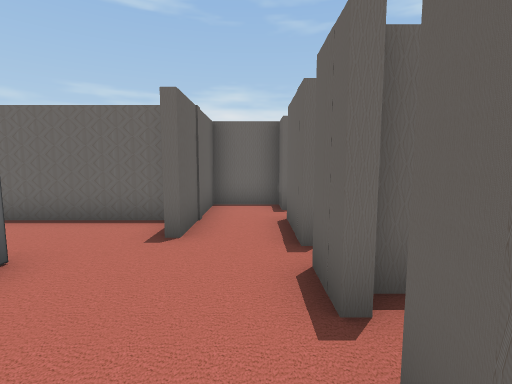
view 1 (above)

16 first-person views from a walk through a 3-D level made in the Unity game engine. The camera is 1.2 m above the floor, tilts 6° down and sees 85° across. The floor is counted in squares, 1 m on a side. Each view is taken from the middle of a square. On the plan, view 1 faces up. The plan holds only what a view shows up to about 13 squares ahead; the rest is blank. The player character is not drawn. Door leaves are left out, so doorways stand open. Some surface patterns are stand-ins.

view 2
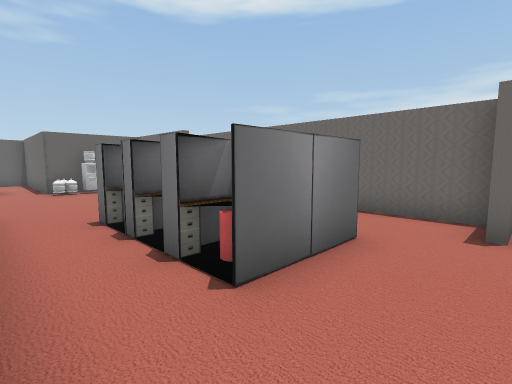

view 3
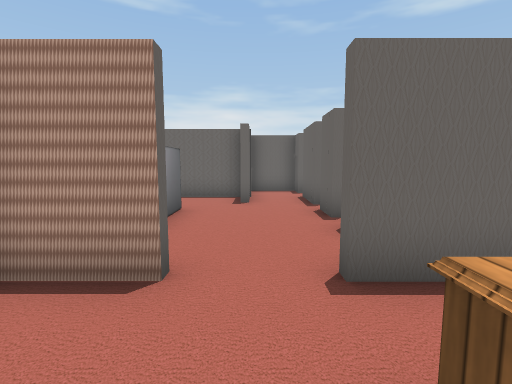

view 4
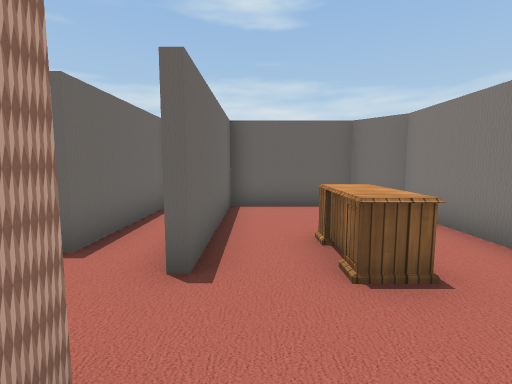

view 5
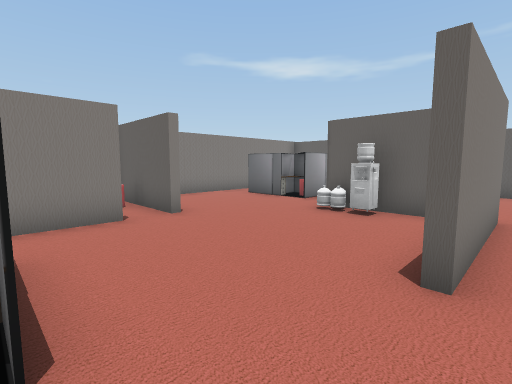

view 6
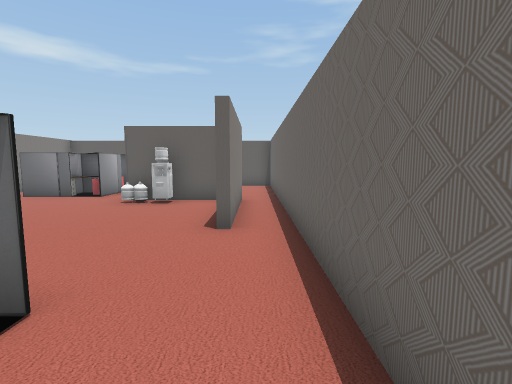

view 7
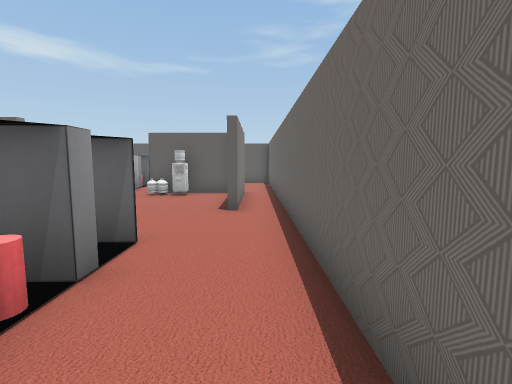

view 8
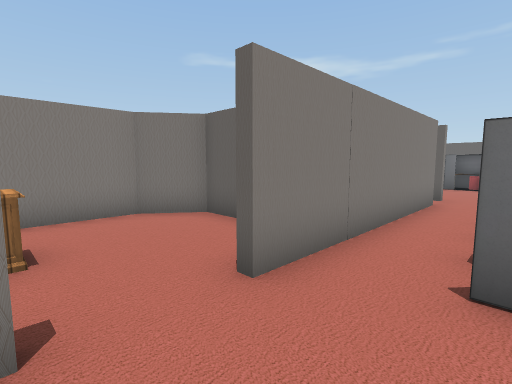

view 9
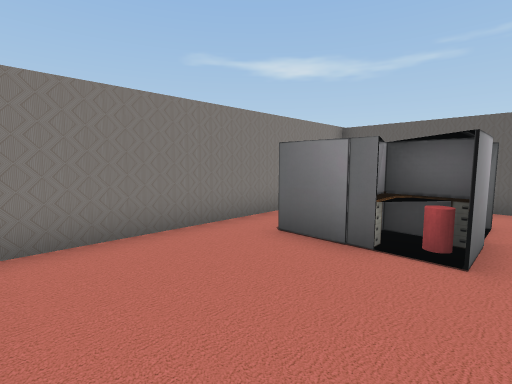

view 10
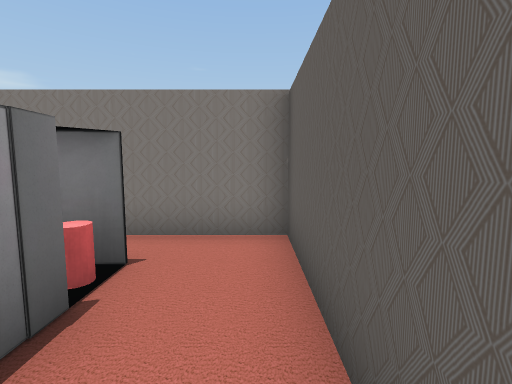

view 11
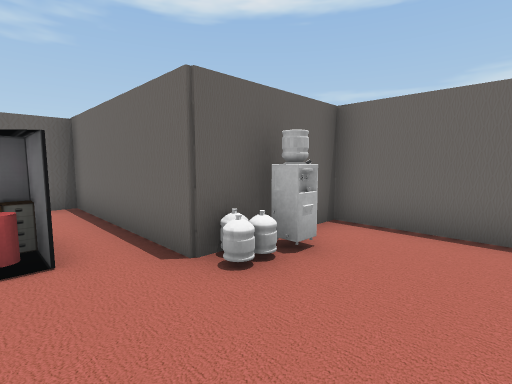

view 12
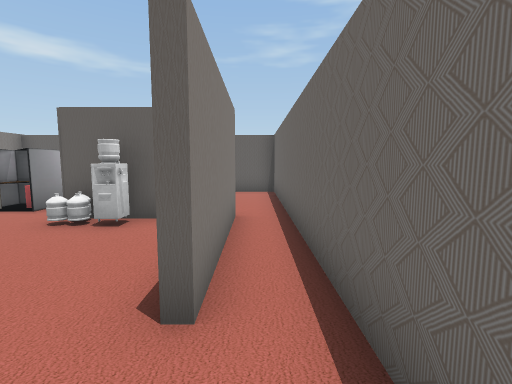

view 13
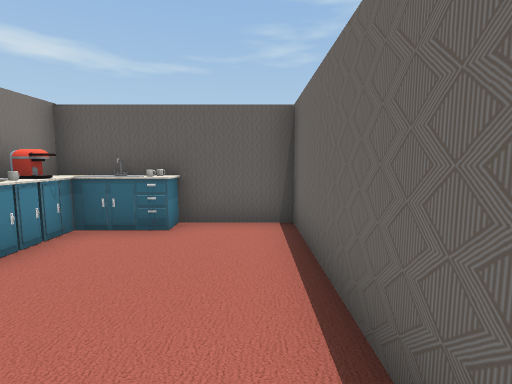

view 14
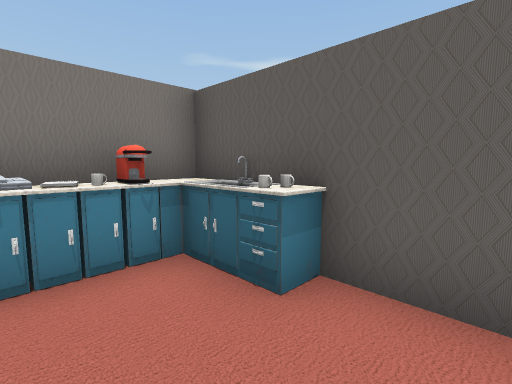

view 15
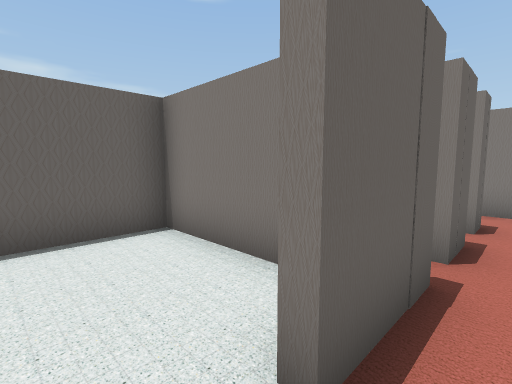

view 16
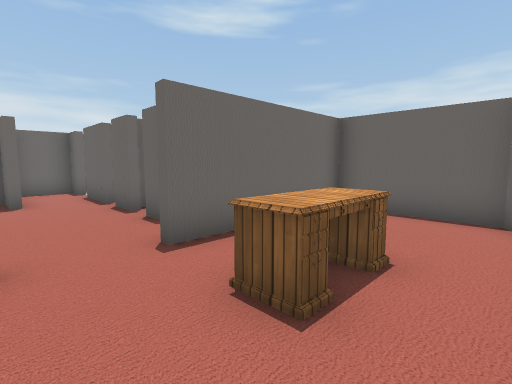

### Floor plan
Points are (right, up) in squares from view 1. A wall is a line through its corners. A room is listed if a view was taken in it or the views show most of it. See-through windows are left out.
Room 1 (views 1, 5, 6, 7, 8, 9, 10, 11, 12, 13, 15)
walls: (-9.1, -1) (-1.9, -1); (-11.1, 4.3) (-14, 4.3) (-14, 0.8) (-16.5, 0.8); (-14.2, 4.5) (-9.9, 4.5); (-1.5, 4.4) (-1.5, 5.8) (-14.5, 5.8); (-0.1, -1) (0.9, -1); (-18.4, 0.8) (-19.5, 0.8) (-19.5, -4.6) (-11.1, -4.6); (0.7, 2) (0.7, 3.2); (0.7, 3.9) (0.7, 6); (0.7, 7) (0.7, 7.9) (-1.2, 7.9) (-1.2, 4.4); (4.5, 0.5) (0.7, 0.5) (0.7, 1.2)
ways out: opening at (-1, -1) to room 2; opening at (-14, 5) to room 3; open door at (-9.5, -1); gap at (1, 6.5); gap at (5, 0)
objects: other object (-18, 1); other object (-17, -3); other object (-17, -2) to (-16, -1); other object (-17, -1); other object (-17, 1) to (-17, 2); other object (-16, -3); other object (-15, -2); other object (-15, -1); other object (-13, 2); other object (-7, 1); other object (-7, 2) to (-6, 3); other object (-5, 1); other object (-5, 2); other object (-5, 3); other object (-4, 1); other object (-4, 2) to (-3, 3); other object (-3, 1)
Room 2 (views 2, 3, 4, 16)
walls: (-1.9, -1.3) (-3.6, -1.3); (-3.9, -3.5) (-3.9, -4.6) (-2.6, -5.6) (3.7, -5.6) (4.8, -4.7) (4.8, -1.3) (-0.1, -1.3)
ways out: opening at (-1, -1) to room 1
objects: other object (0, -4) to (1, -3)
Room 3 (view 14)
walls: (-14.5, 5.8) (-19.5, 5.8) (-19.5, 1.1) (-18.4, 1.1)
ways out: opening at (-14, 5) to room 1
objects: other object (-19, 2); other object (-19, 3); other object (-18, 2); other object (-18, 3)

Where each view was taken, in squares from view 1:
view 1: 0 up, 0 right, facing up
view 2: 1 down, 1 left, facing up-left
view 3: 4 down, 1 left, facing up
view 4: 2 down, 3 left, facing right
view 5: 5 up, 7 left, facing down-left
view 6: 5 up, 5 left, facing left
view 7: 5 up, 3 left, facing left
view 8: 1 up, 0 right, facing down-left
view 9: 0 up, 11 left, facing down-left
view 10: 0 up, 19 left, facing down
view 11: 1 down, 11 left, facing up-left
view 12: 5 up, 8 left, facing left
view 13: 5 up, 14 left, facing left
view 14: 5 up, 17 left, facing down-left
view 15: 7 up, 0 right, facing down-right
view 16: 5 down, 2 left, facing up-right
